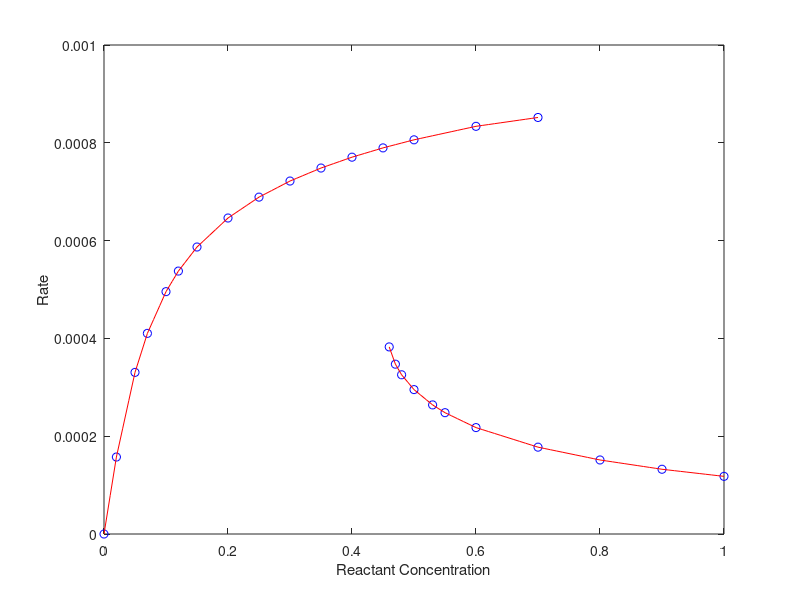

Write the MATLAB code that produced this figure.
% readings from Web Labs, Lab 2 - rxn & diff

% col 1 is conc (0-1), col 2 is rate
dup = [0 0 % data on upper branch 
    0.02 1.574e-4
    0.05 3.305e-4
    0.07 4.103e-4
    0.1 4.956e-4
    0.12 5.377e-4 
    0.15 5.869e-4
    0.2 6.462e-4
    0.25 6.889e-4
    0.3 7.218e-4
    0.35 7.484e-4
    0.4 7.706e-4
    0.45 7.896e-4
    0.5 8.061e-4
    0.6 8.337e-4
    0.7 8.518e-4]; % 0.70 max on high branch

plot(dup(:,1),dup(:,2),'bo')
hold on
coef = polyfit(dup(:,1),dup(:,2),7);
cp = linspace(0,0.7,1000);
rp = polyval(coef,cp);
% plot(cp,rp,'r')

ddn = [1 1.179e-4 % data on lower branch
    0.9 1.324e-4
    0.8 1.514e-4
    0.7 1.776e-4
    0.6 2.176e-4
    0.55 2.481e-4
    0.53 2.640e-4
    0.5 2.953e-4
    0.48 3.256e-4
    0.47 3.473e-4
    0.46 3.826e-4]; % 0.46 min on low branch
    
ddn = flip(ddn); % reverse order

plot(ddn(:,1),ddn(:,2),'bo')
coef = polyfit(ddn(:,1),ddn(:,2), 5);
cp = linspace(0.46,1.0,500);
rp = polyval(coef,cp);
% plot(cp,rp,'r')

% how to generate in matlab interpolated points?
% for each pt to last-1
% get value for each 0.01 conc between
% that point and next pt in data 

% process HIGH branch
[r c] = size(dup);
dupp = [0 0];
counter = 0;
for j = 1:r-1
    % get conc and rate at end range
    dc1 = dup(j,1);
    dc2 = dup(j+1,1);
    dr1 = dup(j,2);
    dr2 = dup(j+1,2);
    % save start value for this range
    counter = counter + 1;
    dupp(counter,1) = dc1;
    dupp(counter,2) = dr1;
    % for each value between
    inc = 0.01;
    for dc = dc1+inc:inc:dc2-inc
        % have dc, need rate
        dr = dr1 + (dr2-dr1)*(dc-dc1)/(dc2-dc1);
        % save interpolated value
        counter = counter + 1;
        dupp(counter,1) = dc;
        dupp(counter,2) = dr;
    end    
end
% save last value
counter = counter + 1;
dupp(counter,1) = dc2;
dupp(counter,2) = dr2;
[rh ch] = size(dupp)
plot(dupp(:,1),dupp(:,2),'r')

% process LOW branch
[r c] = size(ddn);
ddnp = [0 0];
counter = 0;
for j = 1:r-1
    % get conc and rate at end range
    dc1 = ddn(j,1);
    dc2 = ddn(j+1,1);
    dr1 = ddn(j,2);
    dr2 = ddn(j+1,2);
    % save start value for this range
    counter = counter + 1;
    ddnp(counter,1) = dc1;
    ddnp(counter,2) = dr1;
    % for each value between
    inc = 0.01;
    for dc = dc1+inc:inc:dc2-inc
        % have dc, need rate
        dr = dr1 + (dr2-dr1)*(dc-dc1)/(dc2-dc1);
        % save interpolated value
        counter = counter + 1;
        ddnp(counter,1) = dc;
        ddnp(counter,2) = dr;
    end    
end
% save last value
counter = counter + 1;
ddnp(counter,1) = dc2;
ddnp(counter,2) = dr2;
[rl cl] = size(ddnp)
plot(ddnp(:,1),ddnp(:,2),'r')
ylabel('Rate')
xlabel('Reactant Concentration')
hold off

% SAVE RATES TO FILES
% as row vector, comma delimited for Javascript
rUp = dupp(:,2)';
rDown = ddnp(:,2)';
% dmlwrite default delimiter (dlm) is comma
dlmwrite('rateHIGH.txt',rUp)
dlmwrite('rateLOW.txt',rDown)


